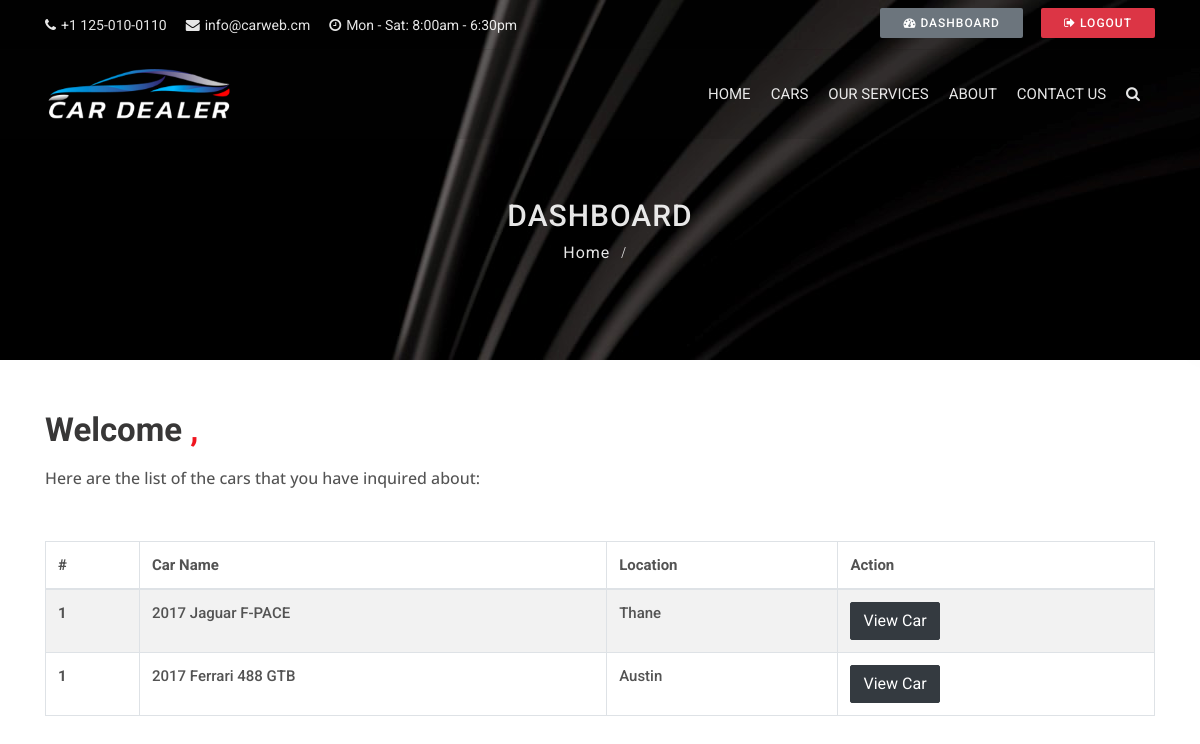
The page /accounts/dashboard/ (signed in) on the database its author committed.
### contacts/models.py (models this page shows, shortened)
class Contact(models.Model):
    first_name = models.CharField(max_length=100)
    last_name = models.CharField(max_length=100)
    car_id = models.IntegerField()
    customer_need = models.CharField(max_length=100)
    car_title = models.CharField(max_length=100)
    city = models.CharField(max_length=100)
    state = models.CharField(max_length=100)
    email = models.EmailField(max_length=100)
    phone = models.CharField(max_length=100)
    message = models.TextField(blank=True)
    user_id = models.IntegerField(blank=True)
    create_date = models.DateTimeField(blank=True, default=datetime.now)

### accounts/views.py (the view)
# urls.py: path('dashboard/', views.dashboard, name='dashboard'),
@login_required(login_url = 'login')
def dashboard(request):
    user_inquiry = Contact.objects.order_by('-create_date').filter(user_id=request.user.id)
    data = {
        'inquiries': user_inquiry,
    }
    return render(request, 'accounts/dashboard.html', data)

### templates/accounts/dashboard.html (shortened to what this page needs)
{% extends 'base.html' %}
{% block content %}
<div class="sub-banner overview-bgi">
    <div class="container breadcrumb-area">
        <div class="breadcrumb-areas">
            <h1>Dashboard</h1>
            <ul class="breadcrumbs">
                <li><a href="{% url 'home' %}">Home</a></li>
                <li class="active">{{user.first_name}}</li>
            </ul>
        </div>
    </div>
</div>
<div class="container mt-50 mb-50">
	<div class="main-title" style="text-align:left !important;">
            <h1>Welcome <span>{{user.first_name}} {{user.last_name}},</span></h1>
            <p>Here are the list of the cars that you have inquired about:</p>
        </div>
        {% if inquiries %}
            <table class="table table-hover table-bordered table-striped">
              <thead>
              <tr>
                <th scope="col">#</th>
                <th scope="col">Car Name</th>
                <th scope="col">Location</th>
                <th scope="col">Action</th>
              </tr>
              </thead>
              <tbody>
              {% for inquiry in inquiries %}
                <tr>
                  <th scope="row">1</th>
                  <td>{{inquiry.car_title}}</td>
                  <td>{{inquiry.city}}</td>
                  <td><a href="{% url 'car_detail' inquiry.car_id %}" class="btn btn-dark">View Car</a></td>
                </tr>
              {% endfor %}
              </tbody>
            </table>
        {% else %}
        <div class="alert alert-primary" role="alert">
          <h4>You have no inquiries!!</h4>
        </div>
        {% endif %}
</div>
{% endblock %}

### cardealer/static/css/skins/red.css (style rules this page uses)
.main-title h1 span { color:#f0151f; }

### rows shown on the page
Contact: car_title "2017 Jaguar F-PACE", city "Thane"
Contact: car_title "2017 Ferrari 488 GTB", city "Austin"
